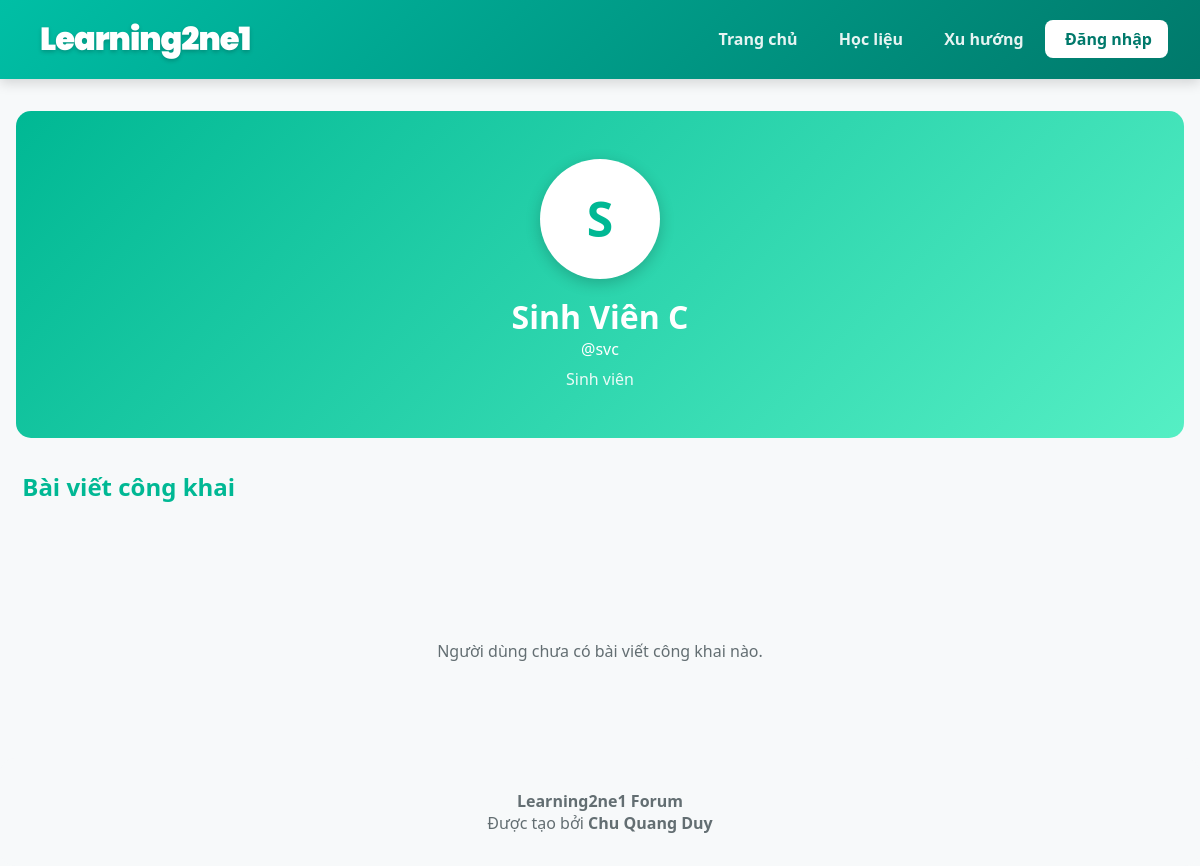
Before: /pages/profile.php?username=svc with the older database file.
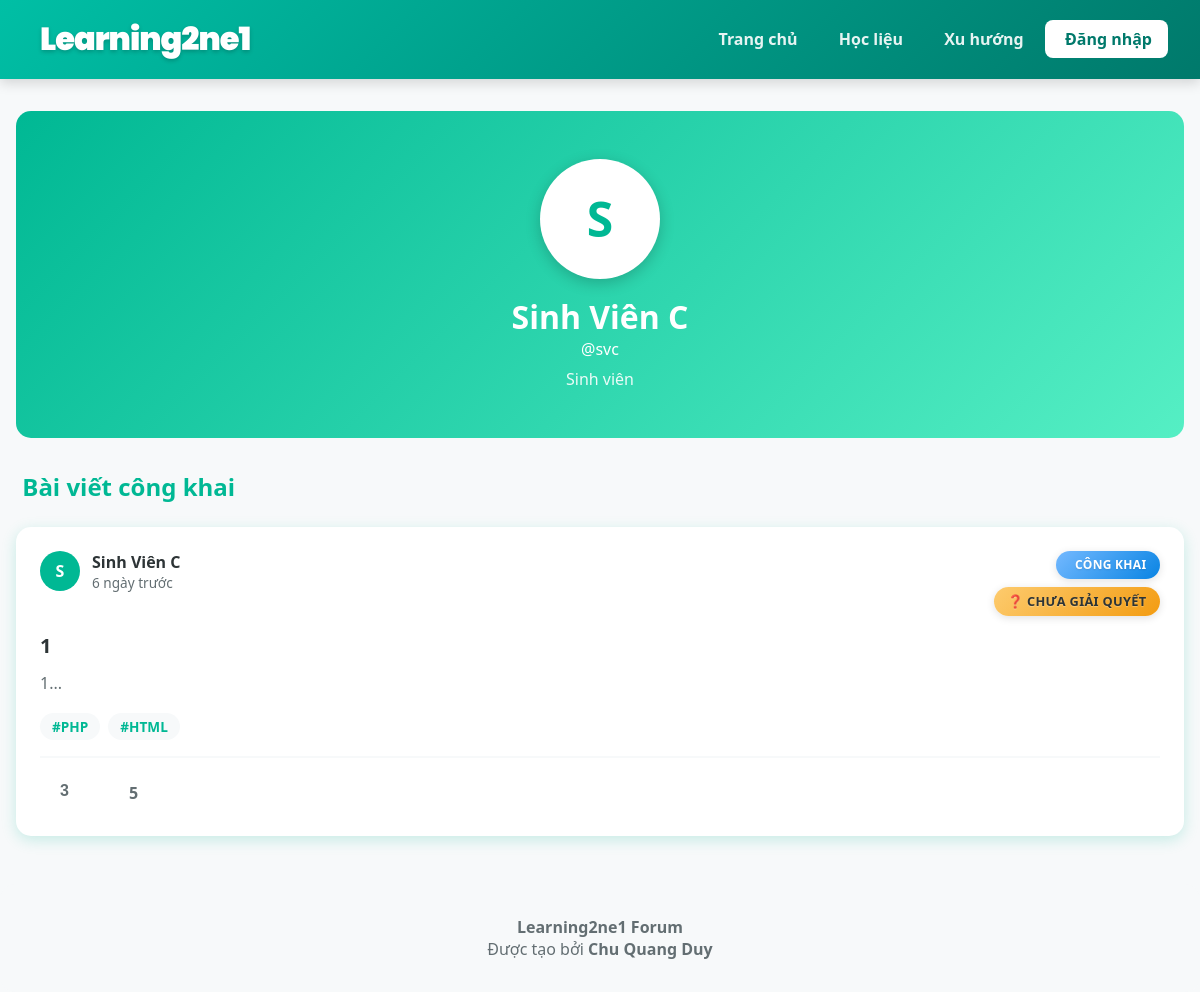
After: the same page with the newer database file.
### tables this page shows
CREATE TABLE `posts` (
  `id` int(11) NOT NULL,
  `user_id` int(11) NOT NULL,
  `category_id` int(11) DEFAULT NULL,
  `title` varchar(255) NOT NULL,
  `content` text NOT NULL,
  `tags` varchar(255) DEFAULT NULL,
  `privacy` enum('public','private') DEFAULT 'public',
  `status` enum('solved','unsolved') DEFAULT 'unsolved',
  `created_at` timestamp NOT NULL DEFAULT CURRENT_TIMESTAMP,
  `views` int(11) DEFAULT '0'
);

CREATE TABLE `user` (
  `id_user` int(11) NOT NULL,
  `ho_ten` varchar(1000) NOT NULL,
  `username` varchar(100) NOT NULL,
  `password` varchar(100) NOT NULL,
  `account_level` int(11) NOT NULL DEFAULT '2'
);

### includes/functions.php (called while the page is built, shortened)
<?php
function h($string)
{
    return htmlspecialchars($string, ENT_QUOTES, 'UTF-8');
}
function isLoggedIn()
{
    return isset($_SESSION['user_id']);
}
function timeAgo($timestamp)
{
    $time = strtotime($timestamp);
    $diff = time() - $time;
    if ($diff < 604800) return floor($diff / 86400) . " ngày trước";
    return date('d/m/Y', $time);
}
function getLikeCount($pdo, $target_id, $target_type)
{
    $stmt = $pdo->prepare("
        SELECT COUNT(*) FROM likes
        WHERE target_id = ? AND target_type = ?
    ");
    $stmt->execute([$target_id, $target_type]);
    return $stmt->fetchColumn();
}

### pages/profile.php (the view, shortened to what the changed rows need)
<?php
require_once '../config.php';
require_once '../includes/functions.php';
$username = isset($_GET['username']) ? trim($_GET['username']) : '';
$stmt = $pdo->prepare("SELECT * FROM user WHERE username = ?");
$stmt->execute([$username]);
$profile_user = $stmt->fetch();
$stmt = $pdo->prepare("
    SELECT p.*,
           (SELECT COUNT(*) FROM comments WHERE post_id = p.id) as comment_count,
           (SELECT COUNT(*) FROM likes WHERE target_id = p.id AND target_type = 'post') as like_count
    FROM posts p
    WHERE p.user_id = ? AND p.privacy = 'public'
    ORDER BY p.created_at DESC
");
$stmt->execute([$profile_user['id_user']]);
$user_posts = $stmt->fetchAll();
$display_name = (isset($profile_user['ho_ten']) && trim($profile_user['ho_ten']) !== '') ? trim($profile_user['ho_ten']) : ($profile_user['username'] ?? 'User');
$avatar_initial = strtoupper(mb_substr($display_name, 0, 1));
?>
<!DOCTYPE html>
<html lang="en">
<head>
    <link rel="stylesheet" href="../assets/css/style.css">
    <link rel="stylesheet" href="../assets/css/profile.css">
    <link rel="stylesheet" href="../assets/css/index.css">
    <link href='https://cdn.boxicons.com/3.0.6/fonts/basic/boxicons.min.css' rel='stylesheet'>
</head>
<body>
    <?php include '../includes/navbar.php'; ?>
    <div class="container">
        <div class="profile-header">
            <h1><?= h($display_name) ?></h1>
        </div>
        <div class="posts-section">
            <h2 style="color: var(--primary-mint); margin-bottom: 1.5rem;"><i class='bx  bx-file'></i> Bài viết công khai</h2>
            <?php if (empty($user_posts)) { ?>
                <div style="text-align: center; padding: 3rem; color: #636e72;">
                    <div style="font-size: 3rem;"><i class='bx  bx-inbox'></i></div>
                    <p>Người dùng chưa có bài viết công khai nào.</p>
                </div>
            <?php } else { ?>
                <div class="posts-grid">
                    <?php foreach ($user_posts as $post) {
                        $user_liked = isLoggedIn() ? hasLiked($pdo, $_SESSION['user_id'], $post['id'], 'post') : false;
                        $likes = getLikeCount($pdo, $post['id'], 'post');
                    ?>
                        <div class="post-card" id="post-<?= $post['id'] ?>">
                            <a href="post.php?id=<?= $post['id'] ?>&return_to=profile" style="text-decoration: none; color: inherit; display: block;">
                                <div class="post-header">
                                    <div class="post-author">
                                        <div class="author-avatar">
                                            <?= $avatar_initial ?>
                                        </div>
                                        <div class="author-info">
                                            <span class="author-name"><?= h($display_name) ?></span>
                                            <span class="post-time"><?= timeAgo($post['created_at']) ?></span>
                                        </div>
                                    </div>
                                    <div class="post-status-container">
                                        <?php if ($post['privacy'] === 'private') { ?>
                                            <span class="post-privacy privacy-private">
                                                <i class='bx bx-lock-alt'></i> Riêng tư
                                            </span>
                                        <?php } else { ?>
                                            <span class="post-privacy privacy-public">
                                                <i class='bx bx-globe'></i> Công khai
                                            </span>
                                        <?php } ?>
                                        <span class="post-status status-<?= $post['status'] ?>">
                                            <?= $post['status'] === 'solved' ? '✓ Đã giải quyết' : '❓ Chưa giải quyết' ?>
                                        </span>
                                    </div>
                                </div>
                                <h3 class="post-title"><?= h($post['title']) ?></h3>
                                <p class="post-excerpt"><?= h(mb_substr(strip_tags($post['content']), 0, 150)) ?>...</p>
                                <?php if (!empty($post['tags'])) { ?>
                                    <div class="post-tags">
                                        <?php foreach (explode(',', $post['tags']) as $tag) { ?>
                                            <span class="tag"><?= h(trim($tag)) ?></span>
                                        <?php } ?>
                                    </div>
                                <?php } ?>
                            </a>
                            <div class="post-footer">
                                <form method="POST" style="display: inline;">
                                    <button type="submit" class="btn-action btn-like <?= $user_liked ? 'liked' : '' ?>" <?= !isLoggedIn() ? 'disabled title="Đăng nhập để like"' : '' ?>>
                                        <i class='bx bx-like'></i> <span class="like-count"><?= $likes ?></span>
                                    </button>
                                </form>
                                <a href="post.php?id=<?= $post['id'] ?>#comments" class="btn-action btn-comment" style="text-decoration: none;">
                                    <i class='bx bx-message'></i> <?= $post['comment_count'] ?? 0 ?>
                                </a>
                            </div>
                        </div>
                    <?php } ?>
                </div>
            <?php } ?>
        </div>
    </div>
</body>
</html>

Changed rows visible on the page:
added posts: user.ho_ten "S", user.ho_ten "Sinh Viên C", created_at "6 ngày trước", privacy "CÔNG KHAI", status "❓ CHƯA GIẢI QUYẾT", title "1", content "1", tags "#PHP", tags "#HTML", likes "3", comment_count "5"
Other visible differences:
text no longer shown: "Người dùng chưa có bài viết công khai nào."
